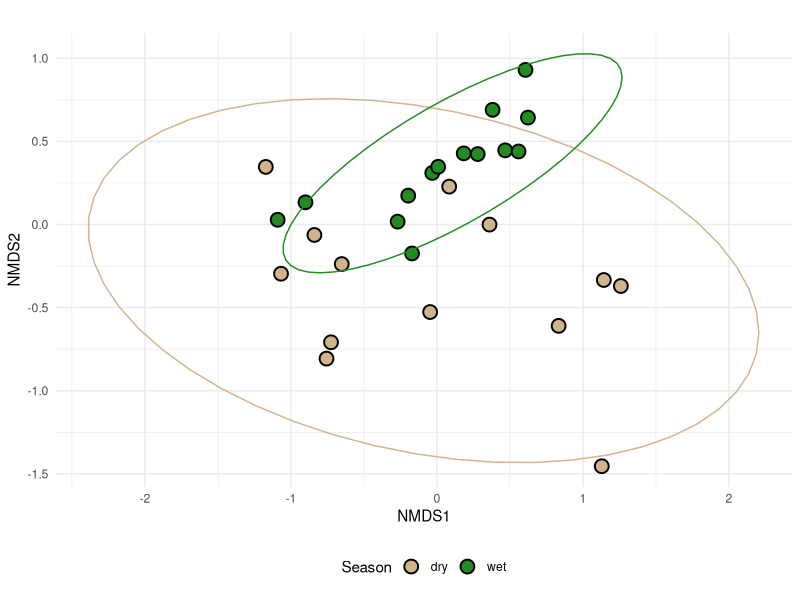
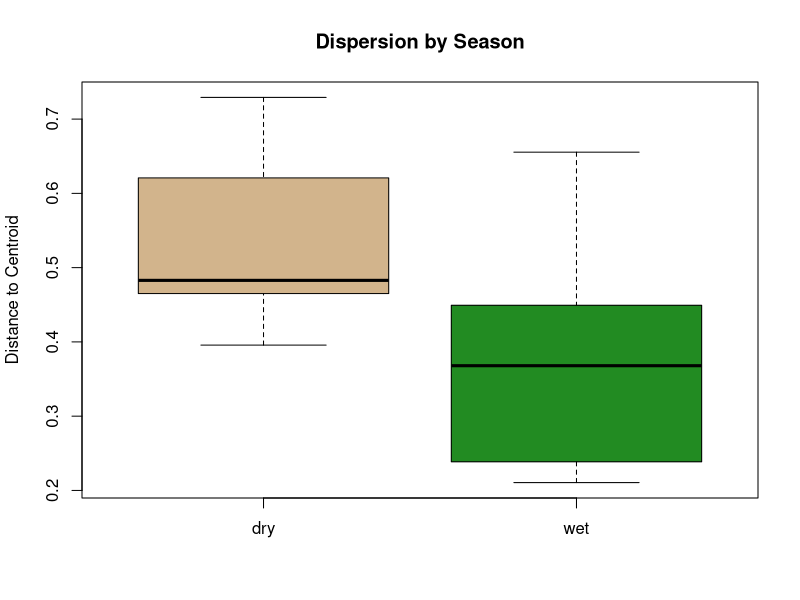
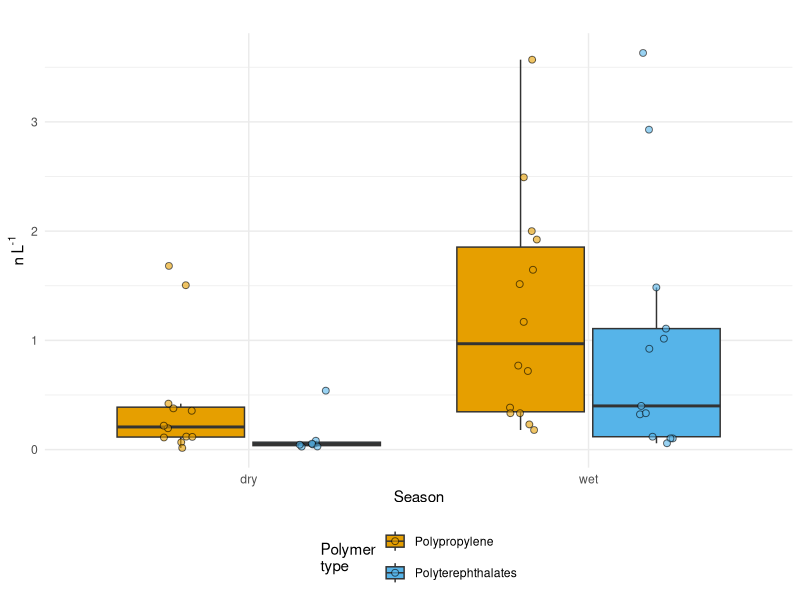
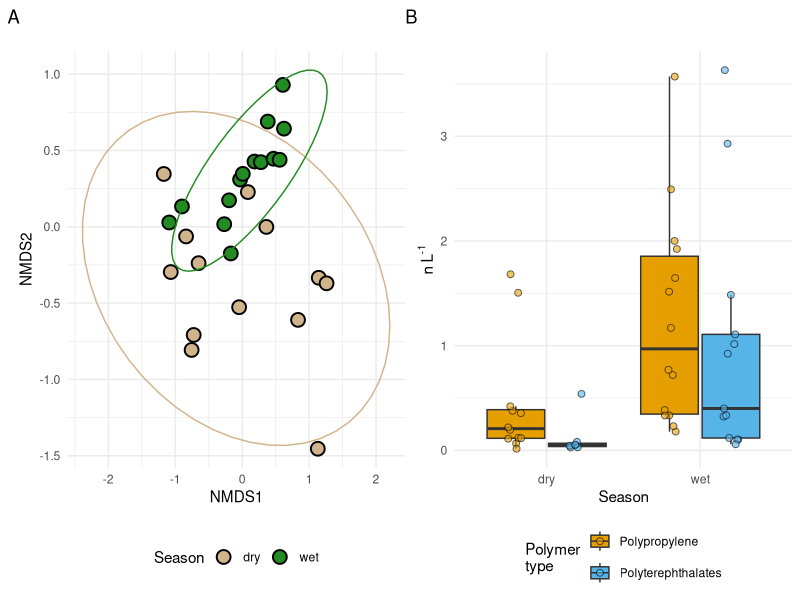

Write the R code that produced these figures, in order.
# polymer composition comparison

library(tidyr)
library(ggplot2)
library(dplyr)
library(data.table)
library(readr)
library(vegan)
library(patchwork)



###_____Prepare data

setwd("C:/Users/rachelk/OneDrive - Desert Research Institute/Desktop/Mekong_data_share")

#load in dry data
dry_data_335_cor <- read_csv("Match_category_335_final_blank_corrected_dry_season.csv")
dry_data_100_cor <- read_csv("Match_category_100_final_blank_corrected_dry_season.csv")

#add season column
dry_data_100_cor <- dry_data_100_cor %>%
  mutate(season = "dry") %>%
  mutate(filter = "100um")

#add season column
dry_data_335_cor <- dry_data_335_cor %>%
  mutate(season = "dry") %>%
  mutate(filter = "335um")

#load in wet data
wet_data_100_cor <- read_csv("Match_category_100_final_blank_corrected_wet_season.csv")
wet_data_335_cor <- read_csv("Match_category_335_final_blank_corrected_wet_season.csv")

#add season column 
wet_data_100_cor <- wet_data_100_cor%>%
  mutate(season = "wet")%>%
  mutate(filter = "100um")

#add season column
wet_data_335_cor <- wet_data_335_cor %>%
  mutate(season = "wet") %>%
  mutate(filter = "335um")

# Combine the results
data_all_cor<- bind_rows(dry_data_100_cor, dry_data_335_cor, wet_data_100_cor, wet_data_335_cor)

# plastic counts per L for all sites
Plastic_counts_total <- data_all_cor%>%
  group_by(site, season) %>%
  summarize(total_count = sum(corrected_N), na.rm = TRUE)

# plastic counts per L for all sites
Plastic_counts_filter_total <- data_all_cor%>%
  group_by(site, season, filter) %>%
  summarize(total_count = sum(corrected_N), na.rm = TRUE)

percent_data <- data_all_cor %>%
  group_by(season, site) %>%
  summarise(total_count = sum(N_per_L), .groups = "drop") %>%
  left_join(
    data_all_cor %>%
      group_by(season, site, match_category_corrected) %>%
      summarise(total_polymer = sum(N_per_L), .groups = "drop"),
    by = c("season", "site")
  ) %>%
  mutate(percent = total_polymer / total_count)


####_____NMDS (non-metric multidimensional scaling)
#NMDS is a rank-based, distance-based method that preserves relative differences using Bray-Curtis dissimilarity
#(which accounts for both abundance and presence/absence of polymer types). NMDS also ignores double zeros so its a 
#good fit for data where polymers might not be present at all sites. Sites plotted closer together have more similar polymer profiles. 

#Make a site-by-polymer matrix
# Summarize counts per polymer type per site and season
nmds_data <- data_all_cor %>%
  group_by(site, season, match_category_corrected) %>%
  summarise(total_count = sum(N_per_L), .groups = "drop") %>%
  pivot_wider(names_from = match_category_corrected, values_from = total_count, values_fill = 0)

##__compute Bray-Curtis Dissimilarity
# Remove non-numeric columns
nmds_matrix <- nmds_data %>%
 dplyr::select(-site, -season) %>%
  as.matrix()

# Compute Bray-Curtis distance
bray_dist <- vegdist(nmds_matrix, method = "bray")


##___run NMDS
# Run NMDS (k=2 for a 2D plot)
nmds_result <- metaMDS(bray_dist, k = 4, trymax = 100)

# Check NMDS stress (should be < 0.2 for good fit)
nmds_result$stress

##____visualize the results
# Extract site and season info for plotting
nmds_sites <- nmds_data %>% 
  dplyr::select(site, season)

# Convert NMDS points to a tibble
nmds_points <- as_tibble(nmds_result$points) %>%
  bind_cols(nmds_sites)

# NMDS plot with ggplot
NMDS <- ggplot(nmds_points, aes(x = MDS1, y = MDS2, fill = season)) +
  geom_point(shape = 21, size = 4, color = "black", stroke = 1) +
  stat_ellipse(aes(color = season), show.legend = FALSE) +  # Hides ellipse legend
  theme_minimal() +
  theme(legend.position = "bottom", legend.margin = margin(t = 10, b = 10)) +
  labs(title = "", x = "NMDS1", y = "NMDS2", fill = "Season") +
  scale_fill_manual(values = c("tan", "forestgreen")) +
  scale_color_manual(values = c("tan", "forestgreen"))

NMDS
#ggsave("NMDS_seasonal_polymer_var_blank_corrected.jpg", width = 4, height = 4, dpi = 400)

##___ Test for statistical differences
# PERMANOVA - test is composition differs by Season/site (Pr (>F) is the P value). 
adonis2(bray_dist ~ season + site, data = nmds_data, permutations = 999)
# the model explains about 60% of the variability, but not enough to be significant. 
#so the seasonal difference in plastic composition for each site is not significant

#test if polymer composition varies significantly by season 
dispersion_test <- betadisper(bray_dist, nmds_data$season)
permutest(dispersion_test)
# The permutation dispersion test has a highly significant P value. This 
# means that the variability in polymer type is higher in the dry season

#Box plot visualizing the dispersion
boxplot(dispersion_test$distances ~ nmds_data$season, main = "Dispersion by Season",
        ylab = "Distance to Centroid", 
        xlab = "",
        col = c("tan", "forestgreen"))

# Similarity percentage analysis shows what polymer types contribute most to the 
#differences in microplastic composition between wet and dry seasons
simper_result <- simper(nmds_matrix, nmds_data$season)
summary(simper_result)
# PP, PET, and PE are significantly higher in the wet season compared to the dry season 
# and they account 


#####_____Bar plots showing main polymers associated with seasonal variation

# Filter data for significant polymer types from SIMPER
significant_polymers <- c("Polyterephthalates", "Polypropylene")

plot_data <- data_all_cor %>%
  group_by(site, season, match_category_corrected) %>%
  summarise(N_per_L = sum(N_per_L), .groups = "drop") 

filtered_data <- plot_data %>%
  filter(match_category_corrected %in% significant_polymers) %>%
  mutate(season = factor(season))  # Ensure season is categorical

# Create the boxplot with properly spread points
boxplot <- ggplot(filtered_data, aes(x = season, y = N_per_L, fill = match_category_corrected)) +
  geom_boxplot(outlier.shape = NA, position = position_dodge(0.8)) +  
  geom_jitter(aes(fill = match_category_corrected), 
              shape = 21, color = "black", stroke = 0.5,
              position = position_jitterdodge(jitter.width = 0.1, dodge.width = 0.8), 
              alpha = 0.6, size = 2) +    
  scale_fill_manual(values = c("Polypropylene" = "#E69F00", 
                               "Polyterephthalates" = "#56B4E9" 
                               #"Polyethylenes" = "#009E73"
                               )) +
  labs(title = "",
       y = expression( "n L" ^ "-1"), 
       x = "Season", fill = "Polymer\ntype", color = "Polymer\ntype") +
  #ylim(0, 1) +  # Set y-axis limits
  theme_minimal() +
  theme(legend.position = "bottom") + 
  guides(fill = guide_legend(nrow = 2), color = guide_legend(nrow = 2))

boxplot

#ggsave("Plastic_types_driving_seasonal_var_blank_corrected.jpg", width = 7.5, height = 5, dpi = 400)

NMDS <- NMDS + theme(plot.margin = unit(c(0, 0, 0, 0), "cm"))
boxplot <- boxplot + theme(plot.margin = unit(c(0, 0, 0, 0), "cm"))

combined_plot <- (NMDS | boxplot) + 
  plot_layout(widths = c(1, 1)) + 
  plot_annotation(tag_levels = 'A', tag_prefix = "")

combined_plot
#ggsave("NMDS_and_polymer_change_corrected.jpg", width = 8, height = 5, dpi = 400)

